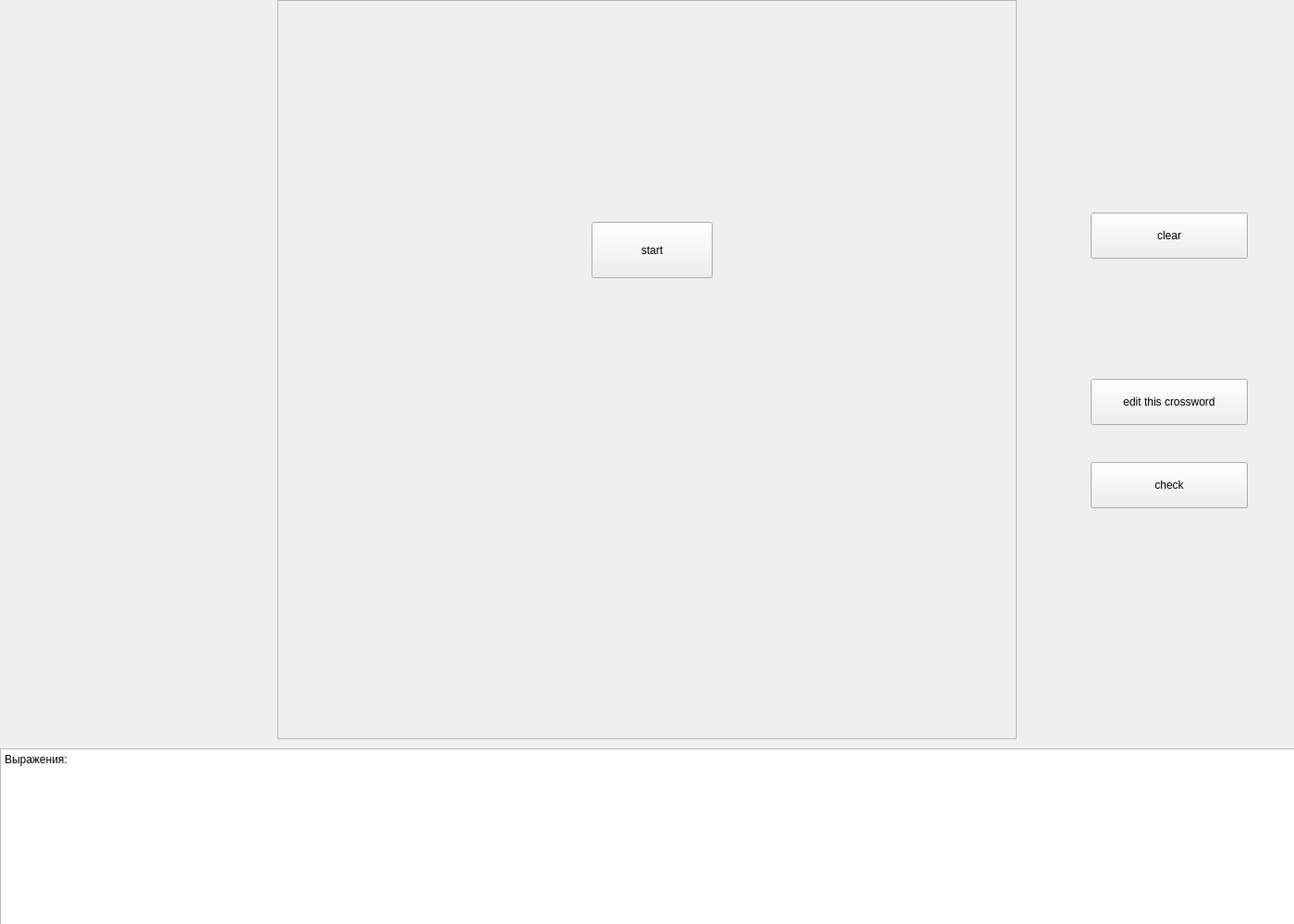
<?xml version="1.0" encoding="UTF-8"?>
<ui version="4.0">
 <class>QtWidgetsApplication1</class>
 <widget class="QMainWindow" name="QtWidgetsApplication1">
  <property name="geometry">
   <rect>
    <x>0</x>
    <y>0</y>
    <width>1400</width>
    <height>1000</height>
   </rect>
  </property>
  <property name="windowTitle">
   <string>MainWindow</string>
  </property>
  <widget class="QWidget" name="centralwidget">
   <widget class="QPushButton" name="clearCrosswordButton">
    <property name="geometry">
     <rect>
      <x>1180</x>
      <y>230</y>
      <width>170</width>
      <height>50</height>
     </rect>
    </property>
    <property name="text">
     <string>clear</string>
    </property>
   </widget>
   <widget class="QPushButton" name="createNewCrosswordButton">
    <property name="geometry">
     <rect>
      <x>620</x>
      <y>390</y>
      <width>170</width>
      <height>50</height>
     </rect>
    </property>
    <property name="contextMenuPolicy">
     <enum>Qt::PreventContextMenu</enum>
    </property>
    <property name="toolTipDuration">
     <number>-1</number>
    </property>
    <property name="text">
     <string>create new crossword</string>
    </property>
   </widget>
   <widget class="QPushButton" name="finishCreationButton">
    <property name="geometry">
     <rect>
      <x>1180</x>
      <y>500</y>
      <width>170</width>
      <height>50</height>
     </rect>
    </property>
    <property name="text">
     <string>finish creation</string>
    </property>
   </widget>
   <widget class="QTableWidget" name="crosswordTable">
    <property name="enabled">
     <bool>false</bool>
    </property>
    <property name="geometry">
     <rect>
      <x>300</x>
      <y>0</y>
      <width>800</width>
      <height>800</height>
     </rect>
    </property>
    <property name="toolTipDuration">
     <number>0</number>
    </property>
    <property name="styleSheet">
     <string notr="true"/>
    </property>
    <property name="editTriggers">
     <set>QAbstractItemView::AnyKeyPressed|QAbstractItemView::DoubleClicked|QAbstractItemView::EditKeyPressed|QAbstractItemView::SelectedClicked</set>
    </property>
    <property name="dragEnabled">
     <bool>false</bool>
    </property>
    <property name="selectionMode">
     <enum>QAbstractItemView::SingleSelection</enum>
    </property>
    <property name="iconSize">
     <size>
      <width>20</width>
      <height>20</height>
     </size>
    </property>
    <property name="textElideMode">
     <enum>Qt::ElideRight</enum>
    </property>
    <attribute name="horizontalHeaderMinimumSectionSize">
     <number>20</number>
    </attribute>
    <attribute name="horizontalHeaderDefaultSectionSize">
     <number>20</number>
    </attribute>
    <attribute name="verticalHeaderMinimumSectionSize">
     <number>20</number>
    </attribute>
    <attribute name="verticalHeaderDefaultSectionSize">
     <number>20</number>
    </attribute>
   </widget>
   <widget class="QPlainTextEdit" name="exps">
    <property name="geometry">
     <rect>
      <x>0</x>
      <y>810</y>
      <width>1401</width>
      <height>191</height>
     </rect>
    </property>
    <property name="plainText">
     <string>Выражения:</string>
    </property>
   </widget>
   <widget class="QPushButton" name="editCrossword">
    <property name="geometry">
     <rect>
      <x>1180</x>
      <y>410</y>
      <width>170</width>
      <height>50</height>
     </rect>
    </property>
    <property name="text">
     <string>edit this crossword</string>
    </property>
   </widget>
   <widget class="QPushButton" name="checkButton">
    <property name="geometry">
     <rect>
      <x>1180</x>
      <y>500</y>
      <width>170</width>
      <height>50</height>
     </rect>
    </property>
    <property name="text">
     <string>check</string>
    </property>
   </widget>
   <widget class="QPushButton" name="startButton">
    <property name="geometry">
     <rect>
      <x>640</x>
      <y>240</y>
      <width>131</width>
      <height>61</height>
     </rect>
    </property>
    <property name="text">
     <string>start</string>
    </property>
   </widget>
  </widget>
 </widget>
 <resources/>
 <connections/>
</ui>
